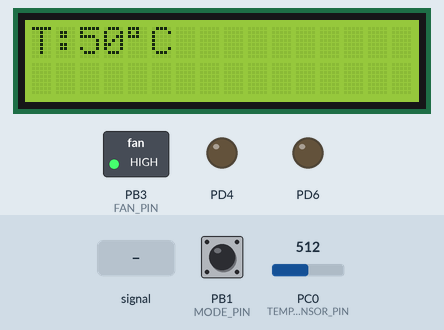
The program below on a simulated ATmega328P, built with avr-gcc and emulated at 8 MHz. Parts: 16×2 character LCD, switched loads named in the program (green lamp = pin HIGH), output pins drawn as LEDs (lit = HIGH). Wiring (inferred from the names in the program): character LCD (HD44780): RS PD7; E PD5; data PD0, PD1, PD2, PD3. Inputs (shaded band) come from the test bench; at power-on: PB1 (MODE_PIN) HIGH, PC0 (TEMP_SENSOR_PIN) = 512. Pins used as bus, display or sensor lines are not drawn.

Above: at 1.2 s.
1.3 s: PC0 (TEMP_SENSOR_PIN) fed a 200 Hz sine of ±81 counts around its level
At 1.61 s:
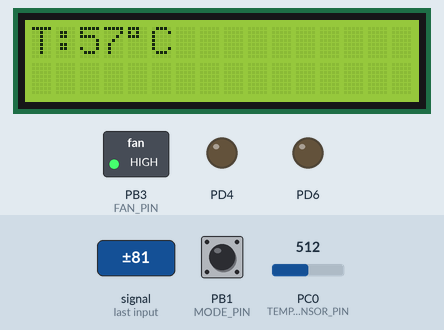
2.9 s: PC0 (TEMP_SENSOR_PIN) fed a 200 Hz sine of ±460 counts around its level
At 3.31 s:
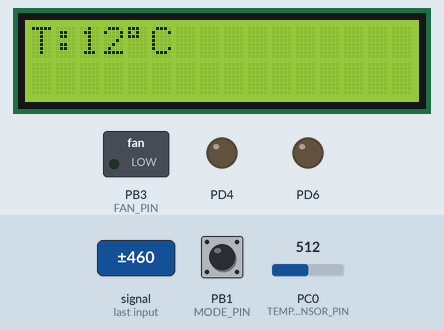
5.9 s: PB1 (MODE_PIN) pulled LOW for 0.15 s
6.6 s: PB1 (MODE_PIN) pulled LOW for 1 s
At 6.71 s:
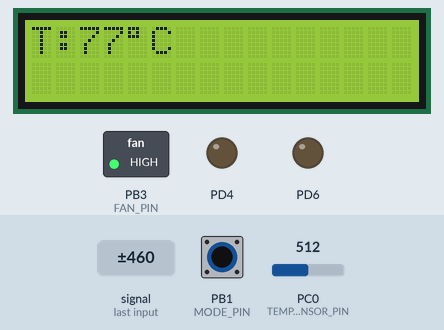
8.2 s: PC0 (TEMP_SENSOR_PIN) set to 0
At 9.2 s:
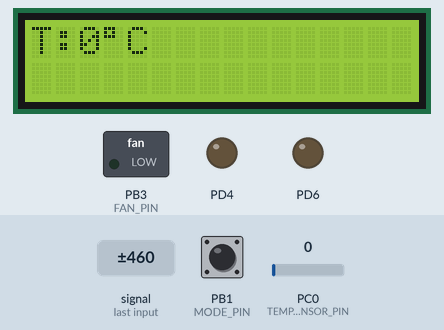
9.7 s: PC0 (TEMP_SENSOR_PIN) set to 122
At 11.3 s:
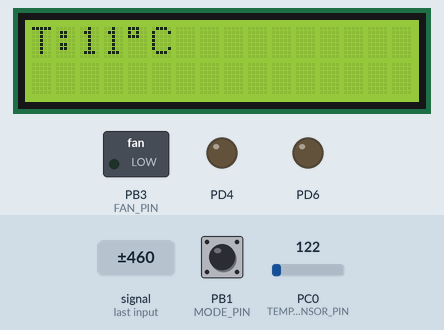
Timing chart, 0 to 12.8 s (numbered marks = the images above; inputs shaded):
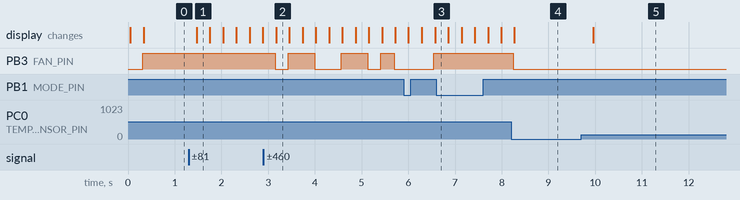

Measured:
- after the input at 1.3 s, the display: changes after 0.17 s (image 1)
- after the input at 2.9 s, PB3 (FAN_PIN): goes LOW 0.28 s, HIGH 0.57 s, LOW 0.57 s, HIGH 0.57 s, LOW 0.28 s, HIGH 0.28 s, then LOW, starting after 0.25 s
- after the input at 6.6 s, PB3 (FAN_PIN): stays HIGH (without the input it goes to LOW after 0.51 s)
- after the input at 8.2 s, PB3 (FAN_PIN): goes on until 8.2 s, then stays LOW
- after the input at 9.7 s, the display: changes after 0.26 s (image 5)

The program:

main.c
```c
#define F_CPU 8000000UL

#include <avr/io.h>
#include <avr/interrupt.h>
#include <util/delay.h>

#include <stdlib.h>

#include "MCAL/mcu_config.h"
#include "HAL/LCD.h"

#define FAN_PIN 3 //B3
#define TEMP_SENSOR_PIN 0 //C0
#define MODE_PIN 1 //B1

#define AUTO_TURNOFF_INTERVAL 10
#define VOLT_TO_CELCIUS 100.0/256.0
#define TEMP_THRESH 30

#define AUTO_MODE (((~PINB)>> MODE_PIN)&1) // AUTO_MODE 0: turn off below threshold, AUTO_MODE 1: turn off after timer

unsigned char fan_state = 0; // 0: off, 1: on, 2: idle
unsigned int turnoff_counter = 0;
unsigned int temp_value = 0;
char temp_str[4];

void control_fan(unsigned char new_state){
	// prevent constant calling of function
	// just in case it gets more complex

	if (new_state == fan_state){return;}
	fan_state = new_state;

	// actual function should probably call from HAL

	if (fan_state==1){
		PORTB |= (1 << FAN_PIN);
	}else{
		PORTB &= ~(1 << FAN_PIN);
	}
}

void print_temprature(unsigned char value){
	lcd_clear();
	lcd_string("T:");
	itoa(value,temp_str,10);
	lcd_string(temp_str);
	lcd_char(0xDF); // DEGREE symbol
	lcd_char('C');

}

int main(void) {
	// Initialize I/O ports
	DDRB &= ~(1 << MODE_PIN); // Set MODE_PIN as input
	PORTB |= (1 << MODE_PIN); // Set MODE_PIN as pull-up
	DDRB |= (1 << FAN_PIN); // Set FAN_PIN as output
	DDRC &= ~(1 << TEMP_SENSOR_PIN); // Set TEMP_SENSOR_PIN as input

	// prepare LCD
	lcd_init();

	// prepare timer
	TIMSK0 |= (1 << OCIE0A); // Enable timer interrupt
	OCR0A = 249;
	initiate_timer0(TMR_MODE_CTC,TMR_PRESCALE_256);

	// prepare temperature sensor
	ADMUX |= (1 << REFS0) | (1 << ADLAR); // AVCC and ADC0
	ADCSRA |= (1 << ADEN) | (1 << ADPS2) |  (1 << ADIE);
	sei();
	ADCSRA |= 1 << ADSC; // start conversion

	while (1)
	{
		// Convert temperature to Celsius
		unsigned char temperature = temp_value * VOLT_TO_CELCIUS;

		// control fan
		if (temperature >= TEMP_THRESH){
			if (AUTO_MODE==0){
				turnoff_counter = 0;
			}
			if (fan_state==0 || ((AUTO_MODE==0)&&(fan_state==2))){
				control_fan(1);
			}
		}else{
			if (AUTO_MODE==0){
				control_fan(0);
			}
		}

		// Display temperature on LCD
		print_temprature(temperature);

		_delay_ms(200);
	}
}

// Timer interrupt handler for automatic turnoff interval
ISR(TIMER0_COMPA_vect) {
	/*
	tick time = 0.008
	ticks per second = 125
	ticks for full time = 125*delay in seconds
	*/
	if (fan_state == 1 && AUTO_MODE){
		turnoff_counter++;
		if (turnoff_counter >= 125*AUTO_TURNOFF_INTERVAL){
			control_fan(2);
		}
	}
}

// ISR for ADC temperature update
ISR(ADC_vect) {
	temp_value = ADCH;
	ADCSRA |= 1 << ADSC;
}
```

lcd.c
```c
#include "lcd.h"

void lcd_send_byte(unsigned char data ){
	// sending upper nibble
	_lcd_send_nibble(data>>4);
	_lcd_enable_pulse(LCD_DELAY_EN);

	_delay_us(LCD_DELAY_NIBBLE);

	//sending lower nibble
	_lcd_send_nibble(data);
	_lcd_enable_pulse(LCD_DELAY_EN);

	_delay_ms(2);
}

void lcd_command(unsigned char cmnd ){
	LCD_Port &= ~ (1<<LCD_RS); // RS=0, command reg
	lcd_send_byte(cmnd);
}

void lcd_char( unsigned char data ){
	LCD_Port |= (1<<LCD_RS);//RS=1, data reg
	lcd_send_byte(data);
}

void lcd_init (void){

	LCD_Dir = 0xFF; //Pins as Output
	_delay_ms(LCD_DELAY_INIT);

	lcd_command(LCD_CMD_INIT);
	lcd_command(LCD_CMD_MODE_4BIT);
	lcd_command(LCD_CMD_MODE_5X7);
	lcd_command(LCD_CMD_CRSR_OFF); //0x0E for testing purposes
	lcd_command(LCD_CMD_CRSR_INC);
	lcd_command(LCD_CMD_SCRN_CLR);

	_delay_ms(3);
}

void lcd_string  (char *str){for(int i=0;str[i]!=0;i++){lcd_char (str[i]);}}

void lcd_clear(){

	lcd_command (LCD_CMD_SCRN_CLR);
	_delay_ms(2);
	lcd_command (LCD_CMD_CRSR_HOME);
}
```

lcd.h
```c
#ifndef LCD_H_
#define LCD_H_

	// Pin Definitions

	#ifndef LCD_Dir
	#define LCD_Dir  DDRD
	#endif

	#ifndef LCD_Port
	#define LCD_Port PORTD
	#endif

	#ifndef LCD_RS
	#define LCD_RS PD7
	#endif

	#ifndef LCD_EN
	#define LCD_EN PD5
	#endif

	// delay definitions

	#define LCD_DELAY_INIT 15
	#define LCD_DELAY_NIBBLE 40
	#define LCD_DELAY_EN 20

	// utility definitions

	#define _lcd_enable_pulse(pulse_time) \
		LCD_Port |= (1<<LCD_EN);\
		_delay_us(pulse_time);\
		LCD_Port &= ~ (1<<LCD_EN)

	#define _lcd_send_nibble(data) LCD_Port = (LCD_Port & 0xF0) | (data & 0x0F)

	// configurations

	#define LCD_CMD_INIT		0x33
	#define LCD_CMD_SCRN_CLR	0x01
	#define LCD_CMD_CRSR_OFF 	0x0C
	#define LCD_CMD_CRSR_INC	0x06
	#define LCD_CMD_LINE_2ND	0xC0
	#define LCD_CMD_CRSR_HOME	0x80
	#define LCD_CMD_MODE_4BIT	0x32
	#define LCD_CMD_MODE_5X7	0x28

	// includes

	#define F_CPU 8000000UL
	#include <avr/io.h>
	#include <util/delay.h>


	void lcd_command( unsigned char cmnd );
	void lcd_init (void);
	void lcd_char( unsigned char data );
	void lcd_string (char *str);
	void lcd_clear();

#endif
```

mcu_config.c
```c
#include "mcu_config.h"

void initiate_timer0(unsigned char mode, unsigned char prescale){
	_set_masked(TCCR0A,TMR_MODE_MSK,mode);
	_set_masked(TCCR0B,TMR_PWM_MODE_MSK,mode);
	_set_masked(TCCR0B,TMR_PRESCALE_MSK,prescale);
}
```

mcu_config.h
```c
#ifndef MCU_CONFIG_H_
#define MCU_CONFIG_H_

#define _set_masked(reg,msk,val) reg = (reg&~msk)|val&msk

#include <avr/io.h>

// Timer configurations

#define TMR_PRESCALE_MSK	0x07
#define TMR_PRESCALE_OFF	0
#define TMR_PRESCALE_1		1
#define TMR_PRESCALE_8		2
#define TMR_PRESCALE_64		3
#define TMR_PRESCALE_256	4
#define TMR_PRESCALE_1024	5

#define TMR_MODE_MSK	0x03
#define TMR_MODE_NORMAL 0
#define TMR_MODE_PWM 1
#define TMR_MODE_CTC 2
#define TMR_MODE_FAST_PWM 3

#define TMR_PWM_MODE_MSK (1<<3)
#define TMR_PWM_MODE_TOP 0
#define TMR_PWM_MODE_OCRA 1<<3

void initiate_timer0(unsigned char mode, unsigned char prescale);

#endif
```
